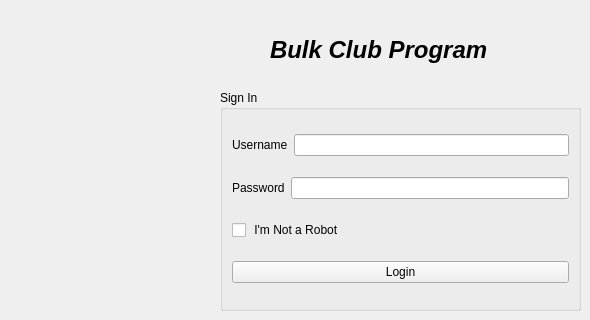
      <widget class="QWidget" name="tab_23">
       <attribute name="icon">
        <iconset resource="recource.qrc">
         <normaloff>:/rec/User Selection/black-login-icon--0.png</normaloff>:/rec/User Selection/black-login-icon--0.png</iconset>
       </attribute>
       <attribute name="title">
        <string>Login</string>
       </attribute>
       <widget class="QGroupBox" name="groupBox">
        <property name="geometry">
         <rect>
          <x>220</x>
          <y>90</y>
          <width>361</width>
          <height>221</height>
         </rect>
        </property>
        <property name="title">
         <string>Sign In</string>
        </property>
        <layout class="QGridLayout" name="gridLayout_2">
         <item row="0" column="0">
          <layout class="QHBoxLayout" name="horizontalLayout_5">
           <item>
            <widget class="QLabel" name="label_20">
             <property name="text">
              <string>Username</string>
             </property>
             <property name="buddy">
              <cstring>lineEdit_username</cstring>
             </property>
            </widget>
           </item>
           <item>
            <widget class="QLineEdit" name="lineEdit_username">
             <property name="dragEnabled">
              <bool>true</bool>
             </property>
            </widget>
           </item>
          </layout>
         </item>
         <item row="1" column="0">
          <layout class="QHBoxLayout" name="horizontalLayout_6">
           <item>
            <widget class="QLabel" name="label_21">
             <property name="text">
              <string>Password</string>
             </property>
            </widget>
           </item>
           <item>
            <widget class="QLineEdit" name="lineEdit_password">
             <property name="text">
              <string/>
             </property>
             <property name="echoMode">
              <enum>QLineEdit::Password</enum>
             </property>
             <property name="dragEnabled">
              <bool>false</bool>
             </property>
            </widget>
           </item>
          </layout>
         </item>
         <item row="2" column="0">
          <widget class="QCheckBox" name="checkBox_robot">
           <property name="text">
            <string> I'm Not a Robot</string>
           </property>
          </widget>
         </item>
         <item row="3" column="0">
          <widget class="QPushButton" name="pushButton_login_3">
           <property name="text">
            <string>Login</string>
           </property>
          </widget>
         </item>
        </layout>
       </widget>
       <widget class="QLabel" name="label_pic">
        <property name="geometry">
         <rect>
          <x>40</x>
          <y>100</y>
          <width>161</width>
          <height>181</height>
         </rect>
        </property>
        <property name="text">
         <string/>
        </property>
       </widget>
       <widget class="QLabel" name="label_32">
        <property name="geometry">
         <rect>
          <x>270</x>
          <y>30</y>
          <width>311</width>
          <height>41</height>
         </rect>
        </property>
        <property name="text">
         <string>&lt;html&gt;&lt;head/&gt;&lt;body&gt;&lt;p&gt;&lt;span style=&quot; font-size:18pt; font-weight:600; font-style:italic;&quot;&gt;Bulk Club Program&lt;/span&gt;&lt;/p&gt;&lt;/body&gt;&lt;/html&gt;</string>
        </property>
       </widget>
      </widget>
